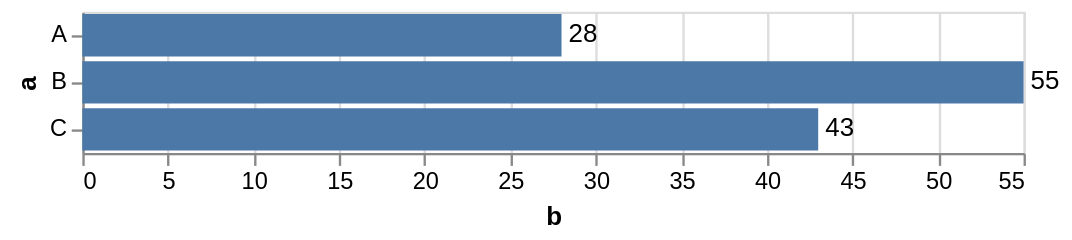

Source (Vega-Lite JSON):
### Vega specification from a JSON file in a GitHub repository (floating-point values rounded to 4 significant figures)
{"$schema": "https://vega.github.io/schema/vega/v5.json", "background": "white", "padding": 5, "width": 400, "style": "cell", "data": [{"name": "source_0", "values": [{"a": "A", "b": 28}, {"a": "B", "b": 55}, {"a": "C", "b": 43}]}, {"name": "data_1", "source": "source_0", "transform": [{"type": "stack", "groupby": ["a"], "field": "b", "sort": {"field": [], "order": []}, "as": ["b_start", "b_end"], "offset": "zero"}, {"type": "filter", "expr": "isValid(datum[\"b\"]) && isFinite(+datum[\"b\"])"}]}, {"name": "data_2", "source": "source_0", "transform": [{"type": "filter", "expr": "isValid(datum[\"b\"]) && isFinite(+datum[\"b\"])"}]}], "signals": [{"name": "y_step", "value": 20}, {"name": "height", "update": "bandspace(domain('y').length, 0.1, 0.05) * y_step"}], "marks": [{"name": "layer_0_marks", "type": "rect", "style": ["bar"], "from": {"data": "data_1"}, "encode": {"update": {"fill": {"value": "#4c78a8"}, "ariaRoleDescription": {"value": "bar"}, "description": {"signal": "\"b: \" + (format(datum[\"b\"], \"\")) + \"; a: \" + (isValid(datum[\"a\"]) ? datum[\"a\"] : \"\"+datum[\"a\"])"}, "x": {"scale": "x", "field": "b_end"}, "x2": {"scale": "x", "field": "b_start"}, "y": {"scale": "y", "field": "a"}, "height": {"signal": "max(0.25, bandwidth('y'))"}}}}, {"name": "layer_1_marks", "type": "text", "style": ["text", "label"], "from": {"data": "data_2"}, "encode": {"update": {"fill": {"value": "black"}, "description": {"signal": "\"b: \" + (format(datum[\"b\"], \"\")) + \"; a: \" + (isValid(datum[\"a\"]) ? datum[\"a\"] : \"\"+datum[\"a\"])"}, "x": {"scale": "x", "field": "b"}, "y": {"scale": "y", "field": "a", "band": 0.5}, "text": {"signal": "format(datum[\"b\"], \"\")"}}}}], "scales": [{"name": "x", "type": "linear", "domain": {"fields": [{"data": "data_1", "field": "b_start"}, {"data": "data_1", "field": "b_end"}, {"data": "data_2", "field": "b"}]}, "range": [0, {"signal": "width"}], "nice": true, "zero": true}, {"name": "y", "type": "band", "domain": {"fields": [{"data": "data_1", "field": "a"}, {"data": "data_2", "field": "a"}], "sort": true}, "range": {"step": {"signal": "y_step"}}, "paddingInner": 0.1, "paddingOuter": 0.05}], "axes": [{"scale": "x", "orient": "bottom", "gridScale": "y", "grid": true, "tickCount": {"signal": "ceil(width/40)"}, "domain": false, "labels": false, "aria": false, "maxExtent": 0, "minExtent": 0, "ticks": false, "zindex": 0}, {"scale": "x", "orient": "bottom", "grid": false, "title": "b", "labelFlush": true, "labelOverlap": true, "tickCount": {"signal": "ceil(width/40)"}, "zindex": 0}, {"scale": "y", "orient": "left", "grid": false, "title": "a", "zindex": 0}], "config": {"style": {"label": {"align": "left", "baseline": "middle", "dx": 3}}}}
